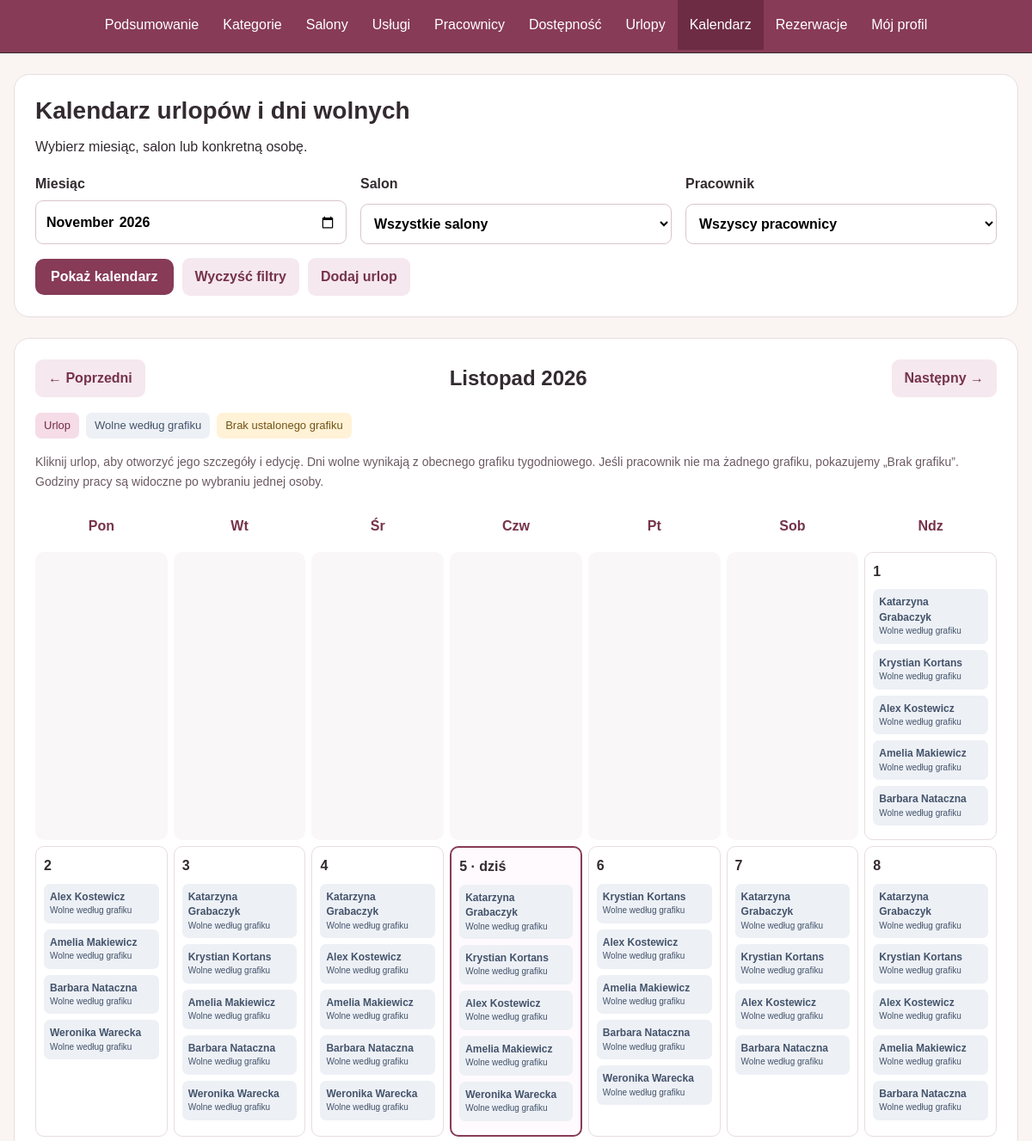
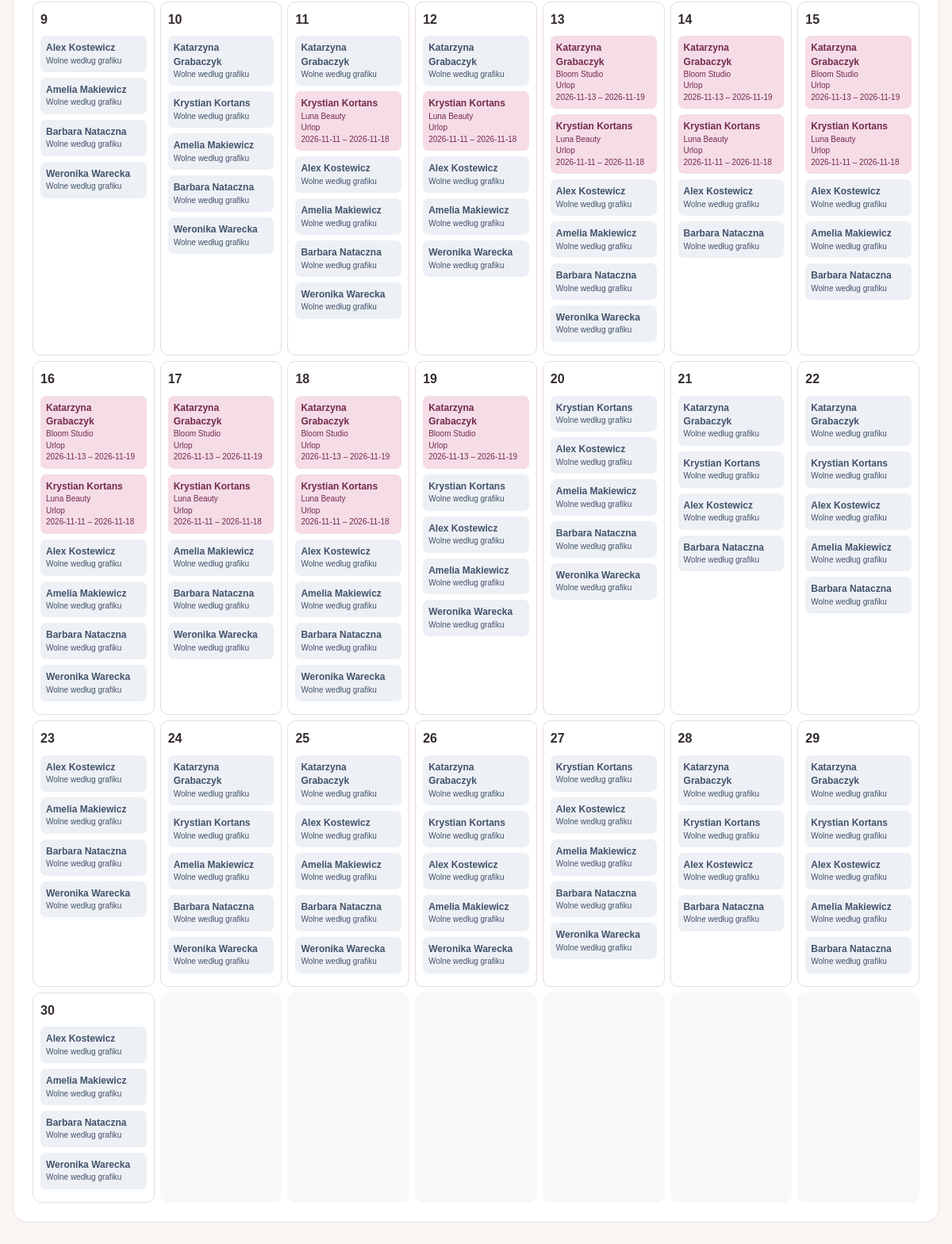
The app's page /admin/kalendarz.php (signed in) with its own data (2 pictures, top to bottom).
### tables this page shows
CREATE TABLE `pracownicy` (
  `id_pracownika` int(11) NOT NULL,
  `id_uzytkownika` int(11) NOT NULL,
  `id_salonu` int(11) NOT NULL,
  `opis` text DEFAULT NULL,
  `aktywnosc` tinyint(1) NOT NULL DEFAULT 1
);

CREATE TABLE `uzytkownicy` (
  `id_uzytkownika` int(11) NOT NULL,
  `imie` varchar(100) NOT NULL,
  `nazwisko` varchar(100) NOT NULL,
  `email` varchar(254) NOT NULL,
  `haslo` varchar(255) NOT NULL,
  `telefon` varchar(20) NOT NULL,
  `rola` enum('klient','pracownik','admin') NOT NULL DEFAULT 'klient',
  `aktywny` tinyint(1) NOT NULL DEFAULT 1,
  `utworzono_dnia` datetime NOT NULL DEFAULT current_timestamp()
);

CREATE TABLE `salony` (
  `id_salonu` int(11) NOT NULL,
  `nazwa` varchar(100) NOT NULL,
  `opis` text DEFAULT NULL,
  `miasto` varchar(100) NOT NULL,
  `ulica` varchar(200) NOT NULL,
  `nr_ulicy` varchar(8) NOT NULL,
  `aktywnosc` tinyint(1) NOT NULL DEFAULT 1
);

CREATE TABLE `urlopy` (
  `id_urlopu` int(11) NOT NULL,
  `id_pracownika` int(11) NOT NULL,
  `data_od` date NOT NULL,
  `data_do` date NOT NULL,
  `status` enum('zaplanowany','anulowany') NOT NULL DEFAULT 'zaplanowany',
  `utworzono_dnia` datetime NOT NULL DEFAULT current_timestamp()
);

### includes/bootstrap.php (called while the page is built, shortened)
<?php
function e(string $tekst): string
{
    return htmlspecialchars(
        $tekst,
        ENT_QUOTES | ENT_SUBSTITUTE,
        'UTF-8'
    );
}

### admin/kalendarz.php (the view, shortened to what this page needs)
<?php
require_once __DIR__ . '/../includes/auth.php';
function kalTekst(string $pole): string
{
    return isset($_GET[$pole]) && is_string($_GET[$pole])
        ? trim($_GET[$pole])
        : '';
}
function kalId(string $pole): int
{
    return (int) (filter_var(kalTekst($pole), FILTER_VALIDATE_INT, [
        'options' => ['min_range' => 1, 'max_range' => 2147483647]
    ]) ?: 0);
}
function kalAdres(string $miesiac, int $salon, int $pracownik): string
{
    return BASE_URL . '/admin/kalendarz.php?' . http_build_query([
        'miesiac' => $miesiac,
        'salon' => $salon,
        'pracownik' => $pracownik
    ]);
}
$strefa = new DateTimeZone('Europe/Warsaw');
$dzis = new DateTimeImmutable('today', $strefa);
$miesiac = kalTekst('miesiac');
if (!preg_match('/\A(?:19|20|21)[0-9]{2}-(?:0[1-9]|1[0-2])\z/', $miesiac)) {
    $miesiac = $dzis->format('Y-m');
}
$poczatek = new DateTimeImmutable($miesiac . '-01', $strefa);
$koniec = $poczatek->modify('last day of this month');
$poprzedni = $poczatek->modify('-1 month')->format('Y-m');
$nastepny = $poczatek->modify('+1 month')->format('Y-m');
$idSalonu = kalId('salon');
$idPracownika = kalId('pracownik');
$miesiace = [
    1 => 'Styczeń', 'Luty', 'Marzec', 'Kwiecień',
    'Maj', 'Czerwiec', 'Lipiec', 'Sierpień',
    'Wrzesień', 'Październik', 'Listopad', 'Grudzień'
];
$tytul = $miesiace[(int) $poczatek->format('n')]
    . ' ' . $poczatek->format('Y');
$dniTygodnia = ['Pon', 'Wt', 'Śr', 'Czw', 'Pt', 'Sob', 'Ndz'];
$widoczni = [];
$grafik = [];
$urlopy = [];
$blad = '';
try {
    $pracownicy = $pdo->query(
        'SELECT p.id_pracownika, p.id_salonu, p.aktywnosc,
                u.imie, u.nazwisko, s.nazwa AS salon
         FROM pracownicy p
         JOIN uzytkownicy u
             ON u.id_uzytkownika = p.id_uzytkownika
         JOIN salony s
             ON s.id_salonu = p.id_salonu
         ORDER BY u.nazwisko, u.imie'
    )->fetchAll();
    foreach ($pracownicy as $osoba) {
        $widoczni[(int) $osoba['id_pracownika']] = $osoba;
    }
    $zapytanie = $pdo->query(
        'SELECT id_pracownika, dzien_tygodnia,
                czas_rozpoczecia, czas_zakonczenia
         FROM dostepnosc_pracownikow
         ORDER BY dzien_tygodnia, czas_rozpoczecia'
    );
    foreach ($zapytanie->fetchAll() as $przedzial) {
        $id = (int) $przedzial['id_pracownika'];
        $dzien = (int) $przedzial['dzien_tygodnia'];
        if (isset($widoczni[$id])) {
            $grafik[$id][$dzien][] =
                substr($przedzial['czas_rozpoczecia'], 0, 5)
                . '–'
                . substr($przedzial['czas_zakonczenia'], 0, 5);
        }
    }
    $zapytanie = $pdo->prepare(
        "SELECT id_urlopu, id_pracownika, data_od, data_do
         FROM urlopy
         WHERE status = 'zaplanowany'
           AND data_od <= ?
           AND data_do >= ?
         ORDER BY data_od, id_urlopu"
    );
    $zapytanie->execute([
        $koniec->format('Y-m-d'),
        $poczatek->format('Y-m-d')
    ]);
    foreach ($zapytanie->fetchAll() as $urlop) {
        $id = (int) $urlop['id_pracownika'];
        $od = max($urlop['data_od'], $poczatek->format('Y-m-d'));
        $do = min($urlop['data_do'], $koniec->format('Y-m-d'));
        $data = new DateTimeImmutable($od, $strefa);
        while ($data->format('Y-m-d') <= $do) {
            $urlopy[$data->format('Y-m-d')][$id][] = $urlop;
            $data = $data->modify('+1 day');
        }
    }
} catch (PDOException $wyjatek) {
    $blad = 'Nie udało się pobrać kalendarza. Spróbuj odświeżyć stronę.';
    error_log('Kalendarz: SQLSTATE ' . $wyjatek->getCode());
}
$menu = [
    'index.php' => 'Podsumowanie',
    'kategorie.php' => 'Kategorie',
    'salony.php' => 'Salony',
    'uslugi.php' => 'Usługi',
    'pracownicy.php' => 'Pracownicy',
    'dostepnosc.php' => 'Dostępność',
    'urlopy.php' => 'Urlopy',
    'kalendarz.php' => 'Kalendarz',
    'rezerwacje.php' => 'Rezerwacje'
];
$pusteNaPoczatku = (int) $poczatek->format('N') - 1;
$liczbaDni = (int) $koniec->format('j');
$liczbaKomorek = (int) ceil(($pusteNaPoczatku + $liczbaDni) / 7) * 7;
?>
<!DOCTYPE html>
<html lang="pl">
<head>
    <link rel="stylesheet" href="<?= e(BASE_URL) ?>/css/admin.css">
    <link rel="stylesheet" href="<?= e(BASE_URL) ?>/css/admin2.css">
</head>
<body class="strona-konta">
    <nav class="admin-menu" aria-label="Menu administratora">
        <ul class="admin-menu_lista">
            <?php foreach ($menu as $plik => $etykieta): ?>
                <li>
                    <a
                        href="<?= e(BASE_URL . '/admin/' . $plik) ?>"
                        <?= $plik === 'kalendarz.php' ? 'aria-current="page"' : '' ?>
                    >
                        <?= e($etykieta) ?>
                    </a>
                </li>
            <?php endforeach; ?>
            <li>
                <a href="<?= e(BASE_URL) ?>/profil.php">Mój profil</a>
            </li>
        </ul>
    </nav>
    <main id="kalendarz">
        <section class="kal-karta">
            <h1>Kalendarz urlopów i dni wolnych</h1>
            <p>Wybierz miesiąc, salon lub konkretną osobę.</p>
            <form class="kal-filtry" method="get">
                <label>
                    Miesiąc
                    <input
                        type="month"
                        name="miesiac"
                        min="1900-01"
                        max="2199-12"
                        value="<?= e($miesiac) ?>"
                        required
                    >
                </label>
                <label>
                    Salon
                    <select name="salon">
                        <option value="0">Wszystkie salony</option>
                    </select>
                </label>
                <label>
                    Pracownik
                    <select name="pracownik">
                        <option value="0">Wszyscy pracownicy</option>
                    </select>
                </label>
                <div class="kal-przyciski">
                    <button type="submit">Pokaż kalendarz</button>
                    <a class="kal-link" href="<?= e(BASE_URL) ?>/admin/kalendarz.php">
                        Wyczyść filtry
                    </a>
                    <a class="kal-link" href="<?= e(BASE_URL) ?>/admin/urlopy.php">
                        Dodaj urlop
                    </a>
                </div>
            </form>
        </section>
        <section class="kal-karta">
            <div class="kal-nawigacja">
                <?php if ($miesiac > '1900-01'): ?>
                    <a
                        class="kal-link"
                        href="<?= e(kalAdres($poprzedni, $idSalonu, $idPracownika)) ?>"
                    >
                        ← Poprzedni
                    </a>
                <?php endif; ?>
                <h2><?= e($tytul) ?></h2>
                <?php if ($miesiac < '2199-12'): ?>
                    <a
                        class="kal-link"
                        href="<?= e(kalAdres($nastepny, $idSalonu, $idPracownika)) ?>"
                    >
                        Następny →
                    </a>
                <?php endif; ?>
            </div>
            <div class="kal-legenda">
                <span class="kal-etykieta kal-urlop">Urlop</span>
                <span class="kal-etykieta kal-wolne">Wolne według grafiku</span>
                <span class="kal-etykieta kal-brak">Brak ustalonego grafiku</span>
            </div>
            <p class="kal-opis">
                Kliknij urlop, aby otworzyć jego szczegóły i edycję.
                Dni wolne wynikają z obecnego grafiku tygodniowego.
                Jeśli pracownik nie ma żadnego grafiku, pokazujemy „Brak grafiku”.
                Godziny pracy są widoczne po wybraniu jednej osoby.
            </p>
            <?php if ($blad): ?>
                <p class="blad" role="alert"><?= e($blad) ?></p>
            <?php elseif (!$widoczni): ?>
                <p>Brak pracowników pasujących do wybranych filtrów.</p>
            <?php else: ?>
                <div class="kal-przewijanie">
                    <div class="kal-siatka">
                        <?php foreach ($dniTygodnia as $nazwaDnia): ?>
                            <div class="kal-naglowek">
                                <?= e($nazwaDnia) ?>
                            </div>
                        <?php endforeach; ?>
                        <?php for ($komorka = 0; $komorka < $liczbaKomorek; $komorka++): ?>
                            <?php
                            $numer = $komorka - $pusteNaPoczatku + 1;
                            ?>
                            <?php if ($numer < 1 || $numer > $liczbaDni): ?>
                                <div class="kal-dzien kal-pusty" aria-hidden="true"></div>
                                <?php continue; ?>
                            <?php endif; ?>
                            <?php
                            $data = $poczatek->modify('+' . ($numer - 1) . ' days');
                            $klucz = $data->format('Y-m-d');
                            $dzienTygodnia = (int) $data->format('N');
                            $czyDzis = $klucz === $dzis->format('Y-m-d');
                            ?>
                            <div class="kal-dzien <?= $czyDzis ? 'kal-dzis' : '' ?>">
                                <time class="kal-numer" datetime="<?= e($klucz) ?>">
                                    <?= $numer ?>
                                    <?= $czyDzis ? ' · dziś' : '' ?>
                                </time>
                                <?php foreach ($widoczni as $id => $osoba): ?>
                                    <?php
                                    $nazwa = $osoba['imie'] . ' ' . $osoba['nazwisko'];
                                    ?>
                                    <?php if (!empty($urlopy[$klucz][$id])): ?>
                                        <?php foreach ($urlopy[$klucz][$id] as $urlop): ?>
                                            <a
                                                class="kal-wpis kal-urlop"
                                                href="<?= e(BASE_URL) ?>/admin/urlopy.php?edytuj=<?= (int) $urlop['id_urlopu'] ?>#formularz"
                                            >
                                                <strong><?= e($nazwa) ?></strong>
                                                <small><?= e($osoba['salon']) ?></small>
                                                <small>Urlop</small>
                                                <small>
                                                    <?= e($urlop['data_od']) ?>
                                                    – <?= e($urlop['data_do']) ?>
                                                </small>
                                            </a>
                                        <?php endforeach; ?>
                                    <?php elseif (empty($grafik[$id][$dzienTygodnia])): ?>
                                        <a
                                            class="kal-wpis kal-wolne"
                                            href="<?= e(BASE_URL) ?>/admin/dostepnosc.php?id_pracownika=<?= $id ?>"
                                        >
                                            <strong><?= e($nazwa) ?></strong>
                                            <small>Wolne według grafiku</small>
                                        </a>
                                    <?php endif; ?>
                                <?php endforeach; ?>
                            </div>
                        <?php endfor; ?>
                    </div>
                </div>
            <?php endif; ?>
        </section>
    </main>
</body>
</html>

### records on screen
pracownicy: id_uzytkownika.nazwisko "Katarzyna Grabaczyk"
pracownicy: id_uzytkownika.nazwisko "Krystian Kortans"
pracownicy: id_uzytkownika.nazwisko "Alex Kostewicz"
pracownicy: id_uzytkownika.nazwisko "Amelia Makiewicz"
pracownicy: id_uzytkownika.nazwisko "Barbara Nataczna"
pracownicy: id_uzytkownika.nazwisko "Weronika Warecka"
urlopy: data_od "2026-11-11", data_do "2026-11-18"
uzytkownicy: nazwa "Krystian Kortans"
salony: nazwa "Luna Beauty"
urlopy: data_od "2026-11-13", data_do "2026-11-19"
uzytkownicy: nazwa "Katarzyna Grabaczyk"
salony: nazwa "Bloom Studio"

### other values on screen
$etykieta "Podsumowanie"
$etykieta "Kategorie"
$etykieta "Salony"
$etykieta "Usługi"
$etykieta "Pracownicy"
$etykieta "Dostępność"
$etykieta "Urlopy"
$etykieta "Kalendarz"
$etykieta "Rezerwacje"
$tytul "Listopad 2026"
$nazwaDnia "Pon"
$nazwaDnia "Wt"
$nazwaDnia "Śr"
$nazwaDnia "Czw"
$nazwaDnia "Pt"
